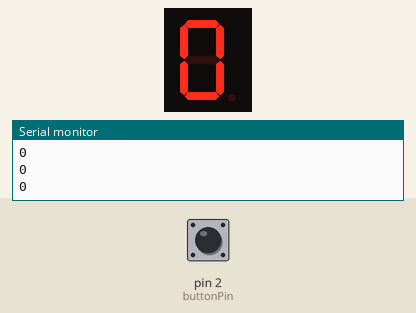
The program below on a simulated Arduino Uno, built with avr-gcc and run on an emulated ATmega328P. On the bench: 1-digit seven-segment display, the last lines printed to the serial monitor. Wiring (inferred from the names in the program): 1-digit 7-segment display, segments lit when HIGH: segments pin 13, pin 12, pin 11, pin 10, pin 9, pin 8, pin 7. The test bench sets the inputs (shaded band); at power-on: pin 2 (buttonPin) LOW. The segment pins are drawn as the display they are named for.

Above: at 1.2 s.
1.3 s: pin 2 (buttonPin) pulled HIGH for 0.15 s
At 2.1 s:
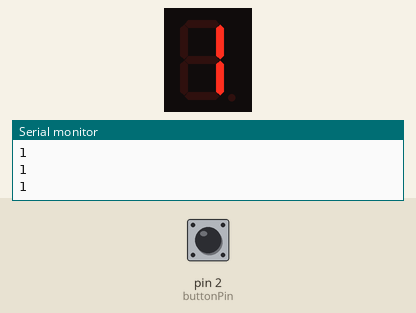
2.9 s: pin 2 (buttonPin) pulled HIGH for 1 s
At 3.4 s:
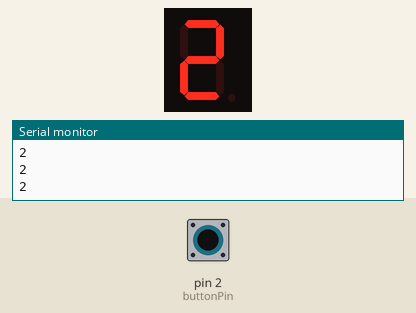
5.4 s: pin 2 (buttonPin) pulled HIGH for 0.15 s
At 6.6 s:
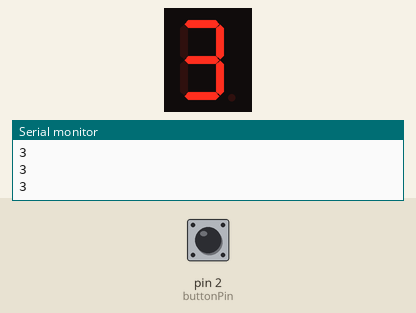
7.0 s: pin 2 (buttonPin) pulled HIGH for 1 s
At 7.9 s:
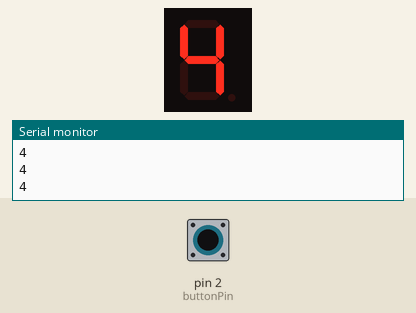
Timing chart, 0 to 10.0 s (numbered marks = the images above; inputs shaded):
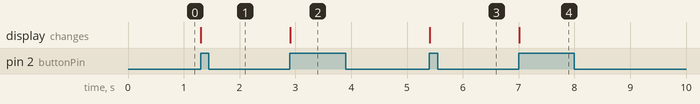

Measured:
- after the input at 1.3 s, the display: changes at once (image 1)
- after the input at 2.9 s, the display: changes at once (image 2)
- after the input at 5.4 s, the display: changes at once (image 3)
- after the input at 7.0 s, the display: changes at once (image 4)

The program:

main.cpp
```cpp
#include <Arduino.h>

int a = 13;
int b = 12;
int c = 11;
int d = 10;
int e = 9;
int f = 8;
int g = 7;
int buttonPin = 2;
int leitura = 0;
int ultleitura = 0;//Última leitura do botão
int contador = 0;//Correspondente ao contador

void setup() {
  // put your setup code here, to run once:
  pinMode(a,OUTPUT);
  pinMode(b,OUTPUT);
  pinMode(c,OUTPUT);
  pinMode(d,OUTPUT);
  pinMode(e,OUTPUT);
  pinMode(f,OUTPUT);
  pinMode(g,OUTPUT);
  pinMode(buttonPin,INPUT);
  Serial.begin(9600);
}
//Função para escrever o nº zero
void zero() {
 digitalWrite(a, 1);//coloca a em nível alto
 digitalWrite(b, 1);//coloca b em nível alto
 digitalWrite(c, 1);//coloca c em nível alto
 digitalWrite(d, 1);
 digitalWrite(e, 1);
 digitalWrite(f, 1);
 digitalWrite(g, 0);
 delay(100);
}
//Função para escrever o nº um
void um() {
digitalWrite(a, 0);
 digitalWrite(b, 1);
digitalWrite(c, 1);
 digitalWrite(d, 0);
 digitalWrite(e, 0);
 digitalWrite(f, 0);
 digitalWrite(g, 0);
 delay(100);
}
//Função para escrever o nº dois
void dois() {
 digitalWrite(a, 1);
 digitalWrite(b, 1);
 digitalWrite(c, 0);
 digitalWrite(d, 1);
 digitalWrite(e, 1);
 digitalWrite(f, 0);
 digitalWrite(g, 1);
 delay(100);
}
//Função para escrever o nº três
void tres() {
 digitalWrite(a, 1);
 digitalWrite(b, 1);
 digitalWrite(c, 1);
 digitalWrite(d, 1);
 digitalWrite(e, 0);
 digitalWrite(f, 0);
 digitalWrite(g, 1);
 delay(100);
}
//Função para escrever o nº quatro
void quatro() {
 digitalWrite(a, 0);
 digitalWrite(b, 1);
 digitalWrite(c, 1);
 digitalWrite(d, 0);
 digitalWrite(e, 0);
 digitalWrite(f, 1);
 digitalWrite(g, 1);
 delay(100);
}
//Função para escrever o nº cinco
void cinco() {
 digitalWrite(a, 1);
 digitalWrite(b, 0);
 digitalWrite(c, 1);
 digitalWrite(d, 1);
digitalWrite(e, 0);
 digitalWrite(f, 1);
 digitalWrite(g, 1);
 delay(100);
}
//Função para escrever o nº seis
void seis() {
 digitalWrite(a, 1);
 digitalWrite(b, 0);
 digitalWrite(c, 1);
 digitalWrite(d, 1);
 digitalWrite(e, 1);
 digitalWrite(f, 1);
 digitalWrite(g, 1);
 delay(100);
}
//Função para escrever o nº sete
void sete() {
 digitalWrite(a, 1);
 digitalWrite(b, 1);
 digitalWrite(c, 1);
 digitalWrite(d, 0);
 digitalWrite(e, 0);
 digitalWrite(f, 0);
 digitalWrite(g, 0);
 delay(100);
}
//Função para escrever o nº oito
void oito() {
 digitalWrite(a, 1);
 digitalWrite(b, 1);
 digitalWrite(c, 1);
 digitalWrite(d, 1);
 digitalWrite(e, 1);
 digitalWrite(f, 1);
digitalWrite(g, 1);
 delay(100);
}
//Função para escrever o nº nove
void nove() {
 digitalWrite(a, 1);
 digitalWrite(b, 1);
 digitalWrite(c, 1);
 digitalWrite(d, 1);
 digitalWrite(e, 0);
 digitalWrite(f, 1);
 digitalWrite(g, 1);
 delay(100);
}
void loop(){
 leitura = digitalRead(buttonPin);//Lê o estado de buttonPin e armazena em leitura
 if(leitura != ultleitura) {// Compara a leitura do botão com a leitura anterior
 if(leitura == HIGH) {//Se leitura for igual a HIGH
 contador++;//Incrementa contador em 1
 }
 }
 ultleitura = leitura;//Atribui a ultleitura o conteúdo de leitura
 switch (contador) {
    case 0:
    zero();//Executa a função zero
    break;
    case 1:
    um();//Executa a função um
    break;
    case 2:
    dois();//Executa a função dois
    break;
    case 3:
    tres();//Executa a função três
    break;
    case 4:
    quatro();//Executa a função quatro
    break;
    case 5:
    cinco();//Executa a função cinco
    break;
    case 6:
    seis();//Executa a função seis
    break;
    case 7:
    sete();//Executa a função sete
    break;
    case 8:
    oito();//Executa a função oito
    break;
    case 9:
    nove();//Executa a função nove
    break;
 }
Serial.println(contador);//Imprime na serial o conteúdo de contador
 if(contador >= 10) {//Se contador for maior ou igual a 10
 contador = 0;//Retorna contador a zero
 }
}
```
